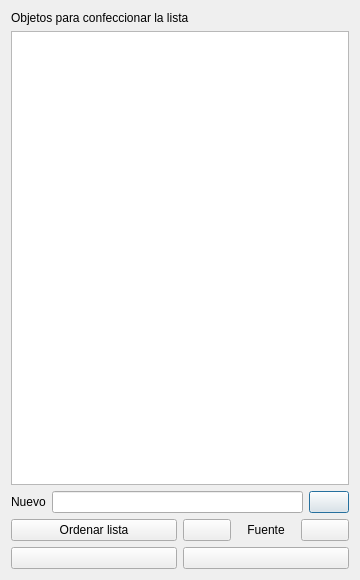
<?xml version="1.0" encoding="UTF-8"?>
<ui version="4.0">
 <class>config</class>
 <widget class="QDialog" name="config">
  <property name="geometry">
   <rect>
    <x>0</x>
    <y>0</y>
    <width>360</width>
    <height>580</height>
   </rect>
  </property>
  <property name="windowTitle">
   <string>Dialog</string>
  </property>
  <layout class="QGridLayout" name="gridLayout">
   <item row="0" column="0">
    <layout class="QVBoxLayout" name="verticalLayout">
     <item>
      <widget class="QLabel" name="label_2">
       <property name="text">
        <string>Objetos para confeccionar la lista</string>
       </property>
      </widget>
     </item>
     <item>
      <widget class="QListWidget" name="lstList"/>
     </item>
    </layout>
   </item>
   <item row="1" column="0">
    <layout class="QHBoxLayout" name="horizontalLayout_2">
     <item>
      <widget class="QLabel" name="label">
       <property name="text">
        <string>Nuevo</string>
       </property>
      </widget>
     </item>
     <item>
      <widget class="QLineEdit" name="txtItem"/>
     </item>
     <item>
      <widget class="QPushButton" name="btnAdd">
       <property name="maximumSize">
        <size>
         <width>48</width>
         <height>48</height>
        </size>
       </property>
       <property name="toolTip">
        <string>Add</string>
       </property>
       <property name="styleSheet">
        <string notr="true"/>
       </property>
       <property name="text">
        <string/>
       </property>
       <property name="icon">
        <iconset resource="Icons.qrc">
         <normaloff>:/icons/icons/add.png</normaloff>:/icons/icons/add.png</iconset>
       </property>
       <property name="iconSize">
        <size>
         <width>40</width>
         <height>40</height>
        </size>
       </property>
       <property name="flat">
        <bool>false</bool>
       </property>
      </widget>
     </item>
    </layout>
   </item>
   <item row="4" column="0">
    <layout class="QHBoxLayout" name="horizontalLayout">
     <item>
      <widget class="QPushButton" name="btnDel">
       <property name="maximumSize">
        <size>
         <width>16777215</width>
         <height>64</height>
        </size>
       </property>
       <property name="styleSheet">
        <string notr="true"/>
       </property>
       <property name="text">
        <string/>
       </property>
       <property name="icon">
        <iconset resource="Icons.qrc">
         <normaloff>:/icons/icons/editcut.png</normaloff>:/icons/icons/editcut.png</iconset>
       </property>
       <property name="iconSize">
        <size>
         <width>48</width>
         <height>48</height>
        </size>
       </property>
       <property name="flat">
        <bool>false</bool>
       </property>
      </widget>
     </item>
     <item>
      <widget class="QPushButton" name="btnClose">
       <property name="maximumSize">
        <size>
         <width>16777215</width>
         <height>64</height>
        </size>
       </property>
       <property name="styleSheet">
        <string notr="true"/>
       </property>
       <property name="text">
        <string/>
       </property>
       <property name="icon">
        <iconset resource="Icons.qrc">
         <normaloff>:/icons/icons/ok.png</normaloff>:/icons/icons/ok.png</iconset>
       </property>
       <property name="iconSize">
        <size>
         <width>48</width>
         <height>48</height>
        </size>
       </property>
       <property name="flat">
        <bool>false</bool>
       </property>
      </widget>
     </item>
    </layout>
   </item>
   <item row="2" column="0">
    <layout class="QHBoxLayout" name="horizontalLayout_3">
     <item>
      <widget class="QPushButton" name="bntOrder">
       <property name="text">
        <string>Ordenar lista</string>
       </property>
       <property name="checkable">
        <bool>true</bool>
       </property>
       <property name="checked">
        <bool>false</bool>
       </property>
      </widget>
     </item>
     <item>
      <layout class="QHBoxLayout" name="horizontalLayout_4">
       <item>
        <widget class="QPushButton" name="btnDown">
         <property name="maximumSize">
          <size>
           <width>48</width>
           <height>48</height>
          </size>
         </property>
         <property name="text">
          <string/>
         </property>
         <property name="icon">
          <iconset resource="Icons.qrc">
           <normaloff>:/icons/icons/down.png</normaloff>:/icons/icons/down.png</iconset>
         </property>
         <property name="iconSize">
          <size>
           <width>40</width>
           <height>40</height>
          </size>
         </property>
        </widget>
       </item>
       <item>
        <widget class="QLabel" name="label_3">
         <property name="font">
          <font>
           <stylestrategy>PreferDefault</stylestrategy>
          </font>
         </property>
         <property name="text">
          <string>Fuente</string>
         </property>
         <property name="alignment">
          <set>Qt::AlignCenter</set>
         </property>
        </widget>
       </item>
       <item>
        <widget class="QPushButton" name="btnUp">
         <property name="maximumSize">
          <size>
           <width>48</width>
           <height>48</height>
          </size>
         </property>
         <property name="text">
          <string/>
         </property>
         <property name="icon">
          <iconset resource="Icons.qrc">
           <normaloff>:/icons/icons/up.png</normaloff>:/icons/icons/up.png</iconset>
         </property>
         <property name="iconSize">
          <size>
           <width>40</width>
           <height>40</height>
          </size>
         </property>
        </widget>
       </item>
      </layout>
     </item>
    </layout>
   </item>
  </layout>
 </widget>
 <resources>
  <include location="Icons.qrc"/>
 </resources>
 <connections>
  <connection>
   <sender>btnClose</sender>
   <signal>clicked()</signal>
   <receiver>config</receiver>
   <slot>reject()</slot>
   <hints>
    <hint type="sourcelabel">
     <x>303</x>
     <y>467</y>
    </hint>
    <hint type="destinationlabel">
     <x>304</x>
     <y>386</y>
    </hint>
   </hints>
  </connection>
 </connections>
</ui>
